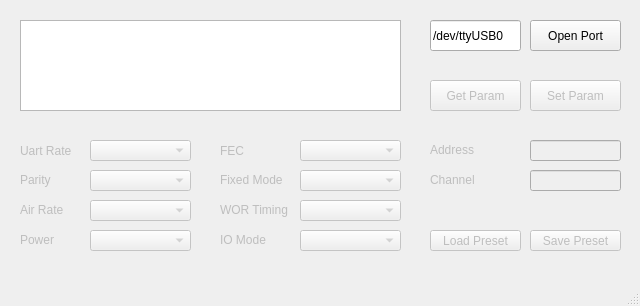
<?xml version="1.0" encoding="UTF-8"?>
<ui version="4.0">
 <class>MainWindow</class>
 <widget class="QMainWindow" name="MainWindow">
  <property name="enabled">
   <bool>true</bool>
  </property>
  <property name="geometry">
   <rect>
    <x>0</x>
    <y>0</y>
    <width>640</width>
    <height>306</height>
   </rect>
  </property>
  <property name="windowTitle">
   <string>MainWindow</string>
  </property>
  <widget class="QWidget" name="centralwidget">
   <widget class="QTextBrowser" name="textBrowser">
    <property name="geometry">
     <rect>
      <x>20</x>
      <y>20</y>
      <width>381</width>
      <height>91</height>
     </rect>
    </property>
   </widget>
   <widget class="QLineEdit" name="lineEdit_1">
    <property name="geometry">
     <rect>
      <x>430</x>
      <y>20</y>
      <width>91</width>
      <height>31</height>
     </rect>
    </property>
    <property name="text">
     <string>/dev/ttyUSB0</string>
    </property>
   </widget>
   <widget class="QPushButton" name="openPortButton">
    <property name="geometry">
     <rect>
      <x>530</x>
      <y>20</y>
      <width>91</width>
      <height>31</height>
     </rect>
    </property>
    <property name="text">
     <string>Open Port</string>
    </property>
   </widget>
   <widget class="QPushButton" name="getParButton">
    <property name="enabled">
     <bool>false</bool>
    </property>
    <property name="geometry">
     <rect>
      <x>430</x>
      <y>80</y>
      <width>91</width>
      <height>31</height>
     </rect>
    </property>
    <property name="text">
     <string>Get Param</string>
    </property>
   </widget>
   <widget class="QPushButton" name="setParButton">
    <property name="enabled">
     <bool>false</bool>
    </property>
    <property name="geometry">
     <rect>
      <x>530</x>
      <y>80</y>
      <width>91</width>
      <height>31</height>
     </rect>
    </property>
    <property name="text">
     <string>Set Param</string>
    </property>
   </widget>
   <widget class="QLabel" name="label_1">
    <property name="enabled">
     <bool>false</bool>
    </property>
    <property name="geometry">
     <rect>
      <x>20</x>
      <y>140</y>
      <width>71</width>
      <height>21</height>
     </rect>
    </property>
    <property name="text">
     <string>Uart Rate</string>
    </property>
   </widget>
   <widget class="QComboBox" name="comboBox_1">
    <property name="enabled">
     <bool>false</bool>
    </property>
    <property name="geometry">
     <rect>
      <x>90</x>
      <y>140</y>
      <width>101</width>
      <height>21</height>
     </rect>
    </property>
    <property name="currentText">
     <string/>
    </property>
    <property name="currentIndex">
     <number>-1</number>
    </property>
    <property name="maxVisibleItems">
     <number>8</number>
    </property>
    <property name="maxCount">
     <number>10</number>
    </property>
    <item>
     <property name="text">
      <string>1200</string>
     </property>
    </item>
    <item>
     <property name="text">
      <string>2400</string>
     </property>
    </item>
    <item>
     <property name="text">
      <string>4800</string>
     </property>
    </item>
    <item>
     <property name="text">
      <string>9600</string>
     </property>
    </item>
    <item>
     <property name="text">
      <string>19200</string>
     </property>
    </item>
    <item>
     <property name="text">
      <string>38400</string>
     </property>
    </item>
    <item>
     <property name="text">
      <string>57600</string>
     </property>
    </item>
    <item>
     <property name="text">
      <string>115200</string>
     </property>
    </item>
   </widget>
   <widget class="QLabel" name="label_2">
    <property name="enabled">
     <bool>false</bool>
    </property>
    <property name="geometry">
     <rect>
      <x>20</x>
      <y>170</y>
      <width>71</width>
      <height>20</height>
     </rect>
    </property>
    <property name="text">
     <string>Parity</string>
    </property>
   </widget>
   <widget class="QComboBox" name="comboBox_2">
    <property name="enabled">
     <bool>false</bool>
    </property>
    <property name="geometry">
     <rect>
      <x>90</x>
      <y>170</y>
      <width>101</width>
      <height>21</height>
     </rect>
    </property>
    <property name="currentIndex">
     <number>-1</number>
    </property>
    <property name="maxVisibleItems">
     <number>3</number>
    </property>
    <property name="maxCount">
     <number>5</number>
    </property>
    <item>
     <property name="text">
      <string>None</string>
     </property>
    </item>
    <item>
     <property name="text">
      <string>Odd</string>
     </property>
    </item>
    <item>
     <property name="text">
      <string>Even</string>
     </property>
    </item>
   </widget>
   <widget class="QLabel" name="label_3">
    <property name="enabled">
     <bool>false</bool>
    </property>
    <property name="geometry">
     <rect>
      <x>20</x>
      <y>200</y>
      <width>71</width>
      <height>20</height>
     </rect>
    </property>
    <property name="text">
     <string>Air Rate</string>
    </property>
   </widget>
   <widget class="QComboBox" name="comboBox_3">
    <property name="enabled">
     <bool>false</bool>
    </property>
    <property name="geometry">
     <rect>
      <x>90</x>
      <y>200</y>
      <width>101</width>
      <height>21</height>
     </rect>
    </property>
    <property name="currentIndex">
     <number>-1</number>
    </property>
    <property name="maxVisibleItems">
     <number>3</number>
    </property>
    <property name="maxCount">
     <number>3</number>
    </property>
    <item>
     <property name="text">
      <string>250k</string>
     </property>
    </item>
    <item>
     <property name="text">
      <string>1M</string>
     </property>
    </item>
    <item>
     <property name="text">
      <string>2M</string>
     </property>
    </item>
   </widget>
   <widget class="QLabel" name="label_4">
    <property name="enabled">
     <bool>false</bool>
    </property>
    <property name="geometry">
     <rect>
      <x>20</x>
      <y>230</y>
      <width>71</width>
      <height>20</height>
     </rect>
    </property>
    <property name="text">
     <string>Power</string>
    </property>
   </widget>
   <widget class="QComboBox" name="comboBox_4">
    <property name="enabled">
     <bool>false</bool>
    </property>
    <property name="geometry">
     <rect>
      <x>90</x>
      <y>230</y>
      <width>101</width>
      <height>21</height>
     </rect>
    </property>
    <property name="currentIndex">
     <number>-1</number>
    </property>
    <property name="maxVisibleItems">
     <number>4</number>
    </property>
    <property name="maxCount">
     <number>6</number>
    </property>
    <item>
     <property name="text">
      <string>Max</string>
     </property>
    </item>
    <item>
     <property name="text">
      <string>Hi-mid</string>
     </property>
    </item>
    <item>
     <property name="text">
      <string>Lo-mid</string>
     </property>
    </item>
    <item>
     <property name="text">
      <string>Min</string>
     </property>
    </item>
   </widget>
   <widget class="QLabel" name="label_5">
    <property name="enabled">
     <bool>false</bool>
    </property>
    <property name="geometry">
     <rect>
      <x>220</x>
      <y>230</y>
      <width>81</width>
      <height>20</height>
     </rect>
    </property>
    <property name="text">
     <string>IO Mode</string>
    </property>
   </widget>
   <widget class="QLabel" name="label_6">
    <property name="enabled">
     <bool>false</bool>
    </property>
    <property name="geometry">
     <rect>
      <x>220</x>
      <y>170</y>
      <width>81</width>
      <height>20</height>
     </rect>
    </property>
    <property name="text">
     <string>Fixed Mode</string>
    </property>
   </widget>
   <widget class="QLabel" name="label_7">
    <property name="enabled">
     <bool>false</bool>
    </property>
    <property name="geometry">
     <rect>
      <x>220</x>
      <y>140</y>
      <width>81</width>
      <height>21</height>
     </rect>
    </property>
    <property name="text">
     <string>FEC</string>
    </property>
   </widget>
   <widget class="QComboBox" name="comboBox_5">
    <property name="enabled">
     <bool>false</bool>
    </property>
    <property name="geometry">
     <rect>
      <x>300</x>
      <y>230</y>
      <width>101</width>
      <height>21</height>
     </rect>
    </property>
    <property name="currentIndex">
     <number>-1</number>
    </property>
    <property name="maxVisibleItems">
     <number>2</number>
    </property>
    <property name="maxCount">
     <number>4</number>
    </property>
    <item>
     <property name="text">
      <string>OC</string>
     </property>
    </item>
    <item>
     <property name="text">
      <string>PP/PU</string>
     </property>
    </item>
   </widget>
   <widget class="QLabel" name="label_8">
    <property name="enabled">
     <bool>false</bool>
    </property>
    <property name="geometry">
     <rect>
      <x>220</x>
      <y>200</y>
      <width>81</width>
      <height>20</height>
     </rect>
    </property>
    <property name="text">
     <string>WOR Timing</string>
    </property>
   </widget>
   <widget class="QComboBox" name="comboBox_6">
    <property name="enabled">
     <bool>false</bool>
    </property>
    <property name="geometry">
     <rect>
      <x>300</x>
      <y>140</y>
      <width>101</width>
      <height>21</height>
     </rect>
    </property>
    <property name="currentText">
     <string/>
    </property>
    <property name="currentIndex">
     <number>-1</number>
    </property>
    <property name="maxVisibleItems">
     <number>2</number>
    </property>
    <property name="maxCount">
     <number>4</number>
    </property>
    <item>
     <property name="text">
      <string>OFF</string>
     </property>
    </item>
    <item>
     <property name="text">
      <string>ON</string>
     </property>
    </item>
   </widget>
   <widget class="QComboBox" name="comboBox_7">
    <property name="enabled">
     <bool>false</bool>
    </property>
    <property name="geometry">
     <rect>
      <x>300</x>
      <y>170</y>
      <width>101</width>
      <height>21</height>
     </rect>
    </property>
    <property name="currentIndex">
     <number>-1</number>
    </property>
    <property name="maxVisibleItems">
     <number>2</number>
    </property>
    <property name="maxCount">
     <number>4</number>
    </property>
    <item>
     <property name="text">
      <string>Transparent</string>
     </property>
    </item>
    <item>
     <property name="text">
      <string>Fixed</string>
     </property>
    </item>
   </widget>
   <widget class="QComboBox" name="comboBox_8">
    <property name="enabled">
     <bool>false</bool>
    </property>
    <property name="geometry">
     <rect>
      <x>300</x>
      <y>200</y>
      <width>101</width>
      <height>21</height>
     </rect>
    </property>
    <property name="currentText">
     <string/>
    </property>
    <property name="currentIndex">
     <number>-1</number>
    </property>
    <property name="maxVisibleItems">
     <number>8</number>
    </property>
    <property name="maxCount">
     <number>10</number>
    </property>
    <item>
     <property name="text">
      <string>250</string>
     </property>
    </item>
    <item>
     <property name="text">
      <string>500</string>
     </property>
    </item>
    <item>
     <property name="text">
      <string>750</string>
     </property>
    </item>
    <item>
     <property name="text">
      <string>1000</string>
     </property>
    </item>
    <item>
     <property name="text">
      <string>1250</string>
     </property>
    </item>
    <item>
     <property name="text">
      <string>1500</string>
     </property>
    </item>
    <item>
     <property name="text">
      <string>1750</string>
     </property>
    </item>
    <item>
     <property name="text">
      <string>2000</string>
     </property>
    </item>
   </widget>
   <widget class="QLabel" name="label_9">
    <property name="enabled">
     <bool>false</bool>
    </property>
    <property name="geometry">
     <rect>
      <x>430</x>
      <y>140</y>
      <width>81</width>
      <height>20</height>
     </rect>
    </property>
    <property name="text">
     <string>Address</string>
    </property>
   </widget>
   <widget class="QLabel" name="label_10">
    <property name="enabled">
     <bool>false</bool>
    </property>
    <property name="geometry">
     <rect>
      <x>430</x>
      <y>170</y>
      <width>81</width>
      <height>20</height>
     </rect>
    </property>
    <property name="text">
     <string>Channel</string>
    </property>
   </widget>
   <widget class="QLineEdit" name="lineEdit_2">
    <property name="enabled">
     <bool>false</bool>
    </property>
    <property name="geometry">
     <rect>
      <x>530</x>
      <y>140</y>
      <width>91</width>
      <height>21</height>
     </rect>
    </property>
   </widget>
   <widget class="QLineEdit" name="lineEdit_3">
    <property name="enabled">
     <bool>false</bool>
    </property>
    <property name="geometry">
     <rect>
      <x>530</x>
      <y>170</y>
      <width>91</width>
      <height>21</height>
     </rect>
    </property>
   </widget>
   <widget class="QPushButton" name="loadPresetButton">
    <property name="enabled">
     <bool>false</bool>
    </property>
    <property name="geometry">
     <rect>
      <x>430</x>
      <y>230</y>
      <width>91</width>
      <height>21</height>
     </rect>
    </property>
    <property name="text">
     <string>Load Preset</string>
    </property>
   </widget>
   <widget class="QPushButton" name="savePresetButton">
    <property name="enabled">
     <bool>false</bool>
    </property>
    <property name="geometry">
     <rect>
      <x>530</x>
      <y>230</y>
      <width>91</width>
      <height>21</height>
     </rect>
    </property>
    <property name="text">
     <string>Save Preset</string>
    </property>
   </widget>
  </widget>
  <widget class="QMenuBar" name="menubar">
   <property name="geometry">
    <rect>
     <x>0</x>
     <y>0</y>
     <width>640</width>
     <height>23</height>
    </rect>
   </property>
  </widget>
  <widget class="QStatusBar" name="statusbar"/>
 </widget>
 <resources/>
 <connections/>
</ui>
